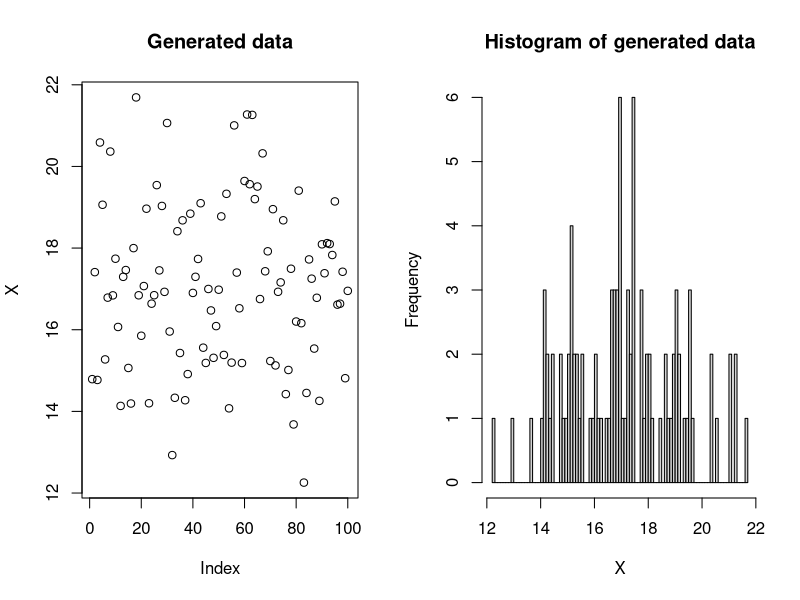

The R script that drew this image:
# exercise 3.3.1

# Number of samples
N = 100; 

# Mean
mu = 17;       

# Standard deviation
s = 2;  

# Number of bins in histogram
NBins = 100;

# Generate samples from the Normal distribution
X = rnorm(N, mean=mu, sd=s);

# Plot a histogram

par(mfrow=c(1,2))
plot(X, main="Generated data");
hist(X, breaks= NBins, main="Histogram of generated data");
